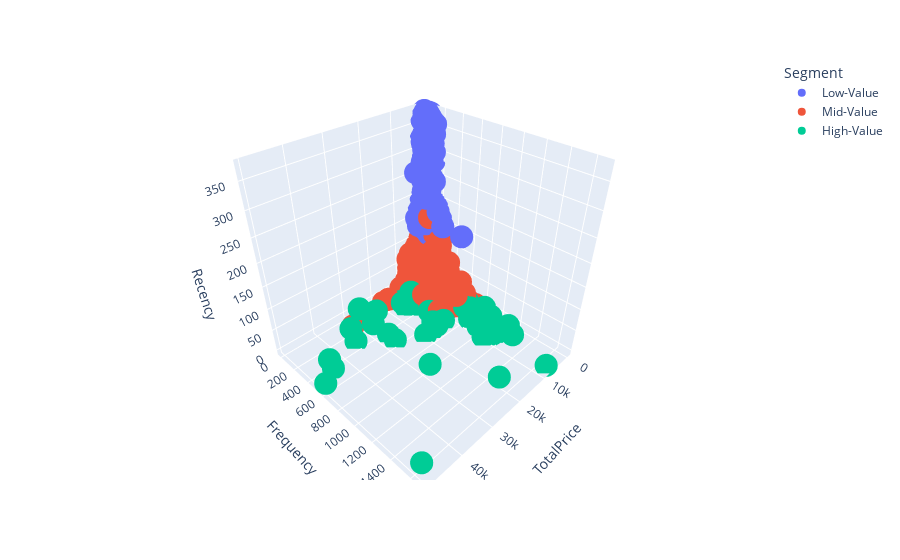

Notebook cell for this chart:
### Code cell
fig = px.scatter_3d(df_graph, x='TotalPrice', y='Frequency', z='Recency',
              color='Segment')
fig.show()

### Figure 1 — Plotly figure (JSON) as saved in the notebook; plotly's stock layout.template omitted (floating-point values rounded to 4 significant figures; data arrays with more than 128 entries replaced by an {"elided": "..."} marker saying what was removed)
{"data": [{"hovertemplate": "Segment=Low-Value<br>TotalPrice=%{x}<br>Frequency=%{y}<br>Recency=%{z}<extra></extra>", "legendgroup": "Low-Value", "marker": {"color": "#636efa", "symbol": "circle"}, "mode": "markers", "name": "Low-Value", "scene": "scene", "showlegend": true, "type": "scatter3d", "x": {"elided": "1913 float values"}, "y": {"elided": "1913 int values"}, "z": {"elided": "1913 int values"}}, {"hovertemplate": "Segment=Mid-Value<br>TotalPrice=%{x}<br>Frequency=%{y}<br>Recency=%{z}<extra></extra>", "legendgroup": "Mid-Value", "marker": {"color": "#EF553B", "symbol": "circle"}, "mode": "markers", "name": "Mid-Value", "scene": "scene", "showlegend": true, "type": "scatter3d", "x": {"elided": "1910 float values"}, "y": {"elided": "1910 int values"}, "z": {"elided": "1910 int values"}}, {"hovertemplate": "Segment=High-Value<br>TotalPrice=%{x}<br>Frequency=%{y}<br>Recency=%{z}<extra></extra>", "legendgroup": "High-Value", "marker": {"color": "#00cc96", "symbol": "circle"}, "mode": "markers", "name": "High-Value", "scene": "scene", "showlegend": true, "type": "scatter3d", "x": [5349.0, 8791.0, 4604.0, 5651.0, 8508.0, 4802.0, 3671.0, 8021.0, 6315.0, 4691.0, 4753.0, 5856.0, 6635.0, 10640.0, 5044.0, 4154.0, 7831.0, 7429.0, 3650.0, 8215.0, 3055.0, 29640.0, 27290.0, 15390.0, 14360.0, 13530.0, 25630.0, 16590.0, 28840.0, 16360.0, 16490.0, 33400.0, 13110.0, 13230.0, 15610.0, 15770.0, 34890.0, 14030.0, 15630.0, 27220.0, 13630.0, 27400.0, 16590.0, 28240.0, 19510.0, 20370.0, 18130.0, 44970.0, 43900.0, 49510.0, 48260.0], "y": [739, 1136, 897, 1278, 971, 896, 706, 1140, 1118, 1203, 701, 798, 751, 1088, 936, 980, 850, 1672, 704, 1106, 967, 182, 473, 363, 306, 244, 252, 266, 334, 304, 321, 206, 690, 511, 210, 642, 336, 270, 208, 204, 330, 566, 720, 1020, 1500, 705, 705, 469, 367, 580, 1604], "z": [0, 5, 4, 10, 2, 11, 3, 0, 15, 19, 6, 16, 16, 2, 32, 9, 3, 0, 10, 0, 4, 38, 1, 1, 32, 6, 24, 8, 16, 1, 0, 7, 1, 2, 0, 3, 0, 0, 0, 0, 3, 0, 8, 11, 9, 0, 1, 3, 3, 9, 7]}], "layout": {"legend": {"title": {"text": "Segment"}, "tracegroupgap": 0}, "margin": {"t": 60}, "scene": {"domain": {"x": [0, 1], "y": [0, 1]}, "xaxis": {"title": {"text": "TotalPrice"}}, "yaxis": {"title": {"text": "Frequency"}}, "zaxis": {"title": {"text": "Recency"}}}}}
